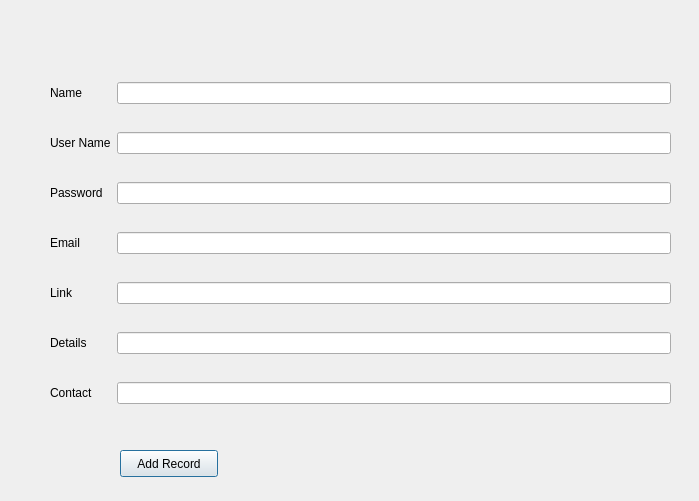
<?xml version="1.0" encoding="UTF-8"?>
<ui version="4.0">
 <class>AddData</class>
 <widget class="QDialog" name="AddData">
  <property name="geometry">
   <rect>
    <x>0</x>
    <y>0</y>
    <width>699</width>
    <height>501</height>
   </rect>
  </property>
  <property name="windowTitle">
   <string>Dialog</string>
  </property>
  <widget class="QWidget" name="layoutWidget">
   <property name="geometry">
    <rect>
     <x>50</x>
     <y>60</y>
     <width>621</width>
     <height>371</height>
    </rect>
   </property>
   <layout class="QGridLayout" name="gridLayout">
    <item row="0" column="0">
     <widget class="QLabel" name="label">
      <property name="text">
       <string>Name</string>
      </property>
     </widget>
    </item>
    <item row="0" column="1">
     <widget class="QLineEdit" name="leName"/>
    </item>
    <item row="1" column="0">
     <widget class="QLabel" name="label_2">
      <property name="text">
       <string>User Name</string>
      </property>
     </widget>
    </item>
    <item row="1" column="1">
     <widget class="QLineEdit" name="leUname"/>
    </item>
    <item row="2" column="0">
     <widget class="QLabel" name="label_3">
      <property name="text">
       <string>Password</string>
      </property>
     </widget>
    </item>
    <item row="2" column="1">
     <widget class="QLineEdit" name="lePass"/>
    </item>
    <item row="3" column="0">
     <widget class="QLabel" name="label_4">
      <property name="text">
       <string>Email</string>
      </property>
     </widget>
    </item>
    <item row="3" column="1">
     <widget class="QLineEdit" name="leEmail"/>
    </item>
    <item row="4" column="0">
     <widget class="QLabel" name="label_5">
      <property name="text">
       <string>Link</string>
      </property>
     </widget>
    </item>
    <item row="4" column="1">
     <widget class="QLineEdit" name="leLink"/>
    </item>
    <item row="5" column="0">
     <widget class="QLabel" name="label_6">
      <property name="text">
       <string>Details</string>
      </property>
     </widget>
    </item>
    <item row="5" column="1">
     <widget class="QLineEdit" name="leDetails"/>
    </item>
    <item row="6" column="0">
     <widget class="QLabel" name="label_7">
      <property name="text">
       <string>Contact</string>
      </property>
     </widget>
    </item>
    <item row="6" column="1">
     <widget class="QLineEdit" name="leContact"/>
    </item>
   </layout>
  </widget>
  <widget class="QPushButton" name="tbAdd">
   <property name="geometry">
    <rect>
     <x>120</x>
     <y>450</y>
     <width>98</width>
     <height>27</height>
    </rect>
   </property>
   <property name="text">
    <string>Add Record</string>
   </property>
  </widget>
 </widget>
 <resources/>
 <connections/>
</ui>
